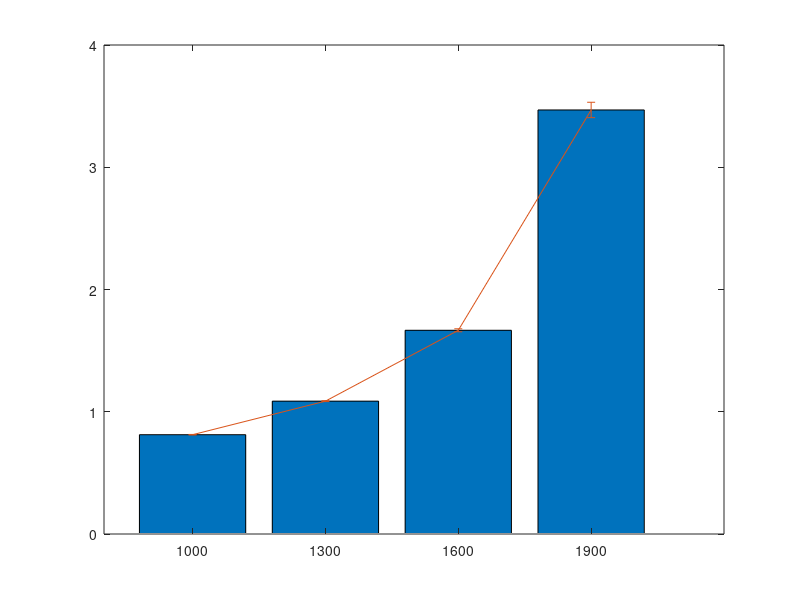

MATLAB code for this plot: (Note: this script raises an error after producing the figure.)
% Carregue as variáveis do arquivo .mat
load('1e_simuladorAlterado.mat');

% Crie o gráfico para a média do Atraso Médio de Pacotes
figure(4);
grid on;
bar(rates, mean_APD);
hold on;
er_APD = errorbar(rates, mean_APD, term_APD);
er_APD.Color = [1 0 0];
er_APD.LineStyle = 'none';
hold off;
xlabel('Packet Arrival Rate (pps)');
ylabel('Average Packet Delay (ms)');
title('Average Packet Delay with Error Bars (BER)');

% Crie o gráfico para a média da Taxa de Transferência Média
figure(5);
grid on;
bar(rates, mean_Throughput);
hold on;
er_Throughput = errorbar(rates, mean_Throughput, term_Throughput);
er_Throughput.Color = [1 0 0];
er_Throughput.LineStyle = 'none';
hold off;
xlabel('Packet Arrival Rate (pps)');
ylabel('Average Throughput (Mbps)');
title('Average Throughput with Error Bars (BER)');
